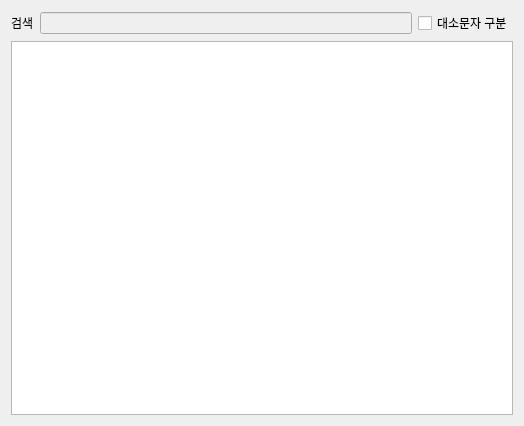
<?xml version="1.0" encoding="UTF-8"?>
<ui version="4.0">
 <class>Dialog</class>
 <widget class="QDialog" name="Dialog">
  <property name="geometry">
   <rect>
    <x>0</x>
    <y>0</y>
    <width>524</width>
    <height>426</height>
   </rect>
  </property>
  <property name="sizePolicy">
   <sizepolicy hsizetype="Expanding" vsizetype="Preferred">
    <horstretch>0</horstretch>
    <verstretch>0</verstretch>
   </sizepolicy>
  </property>
  <property name="windowTitle">
   <string>Limit Work Sheet</string>
  </property>
  <layout class="QGridLayout" name="gridLayout_2">
   <item row="1" column="0">
    <layout class="QVBoxLayout" name="verticalLayout">
     <item>
      <widget class="QTableView" name="tableLws"/>
     </item>
    </layout>
   </item>
   <item row="0" column="0">
    <layout class="QGridLayout" name="gridLayout">
     <item row="0" column="1">
      <widget class="QLineEdit" name="editSearch">
       <property name="enabled">
        <bool>false</bool>
       </property>
      </widget>
     </item>
     <item row="0" column="0">
      <widget class="QLabel" name="labelSearch">
       <property name="text">
        <string>검색</string>
       </property>
      </widget>
     </item>
     <item row="0" column="2">
      <widget class="QCheckBox" name="checkCase">
       <property name="text">
        <string>대소문자 구분</string>
       </property>
      </widget>
     </item>
    </layout>
   </item>
  </layout>
 </widget>
 <resources/>
 <connections/>
</ui>
